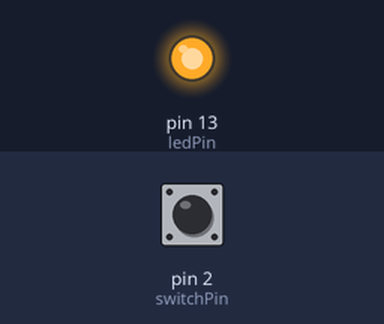
This sketch was run on a simulated Arduino Uno, built with avr-gcc and run on an emulated ATmega328P. Shown: output pins drawn as LEDs (lit = HIGH). Inputs (shaded band) come from the test bench; at power-on: pin 2 (switchPin) HIGH.

Above: at 1.2 s.
1.3 s: pin 2 (switchPin) pulled LOW for 0.15 s
At 2.1 s:
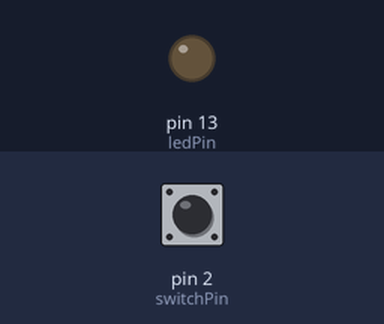
2.9 s: pin 2 (switchPin) pulled LOW for 1 s
At 4.3 s:
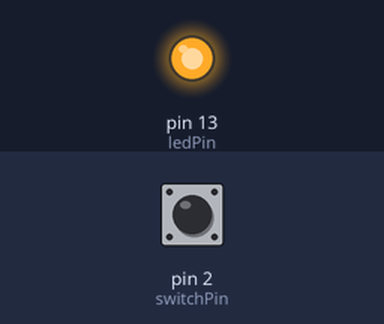
5.4 s: pin 2 (switchPin) pulled LOW for 3.2 s
At 9.2 s:
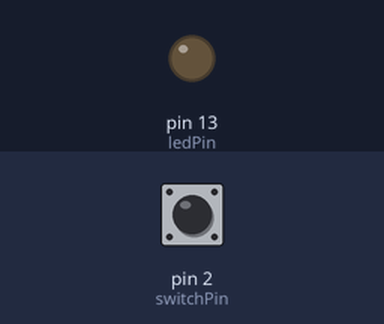
Timing chart, 0 to 10.7 s (numbered marks = the images above; inputs shaded):
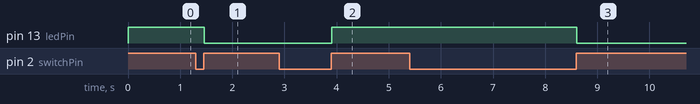

The sketch:

Ch5Projtoggle_060520.ino
```cpp
const int switchPin = 2;
const int ledPin = 13;

int state;
int lastState;
int ledState;

 void setup() {
  // put your setup code here, to run once:
  pinMode(ledPin, OUTPUT);
  pinMode(switchPin, INPUT);  //pinMode declarations
 }

void loop() {
  // put your main code here, to run repeatedly:
  state = digitalRead(switchPin);
  if (state != lastState) {  //if the variable state is different from 'last state'
    if (state == HIGH) { //if the value of 'state' is high..
      if (ledState == HIGH) ledState = LOW; //assign  ledState LOW if it is HIGH
      else ledState = HIGH; // else, ledState is high.
       }
       lastState = state; // assign the variable lastState the value of State
  }
digitalWrite(ledPin, ledState);  //assign ledPin the value of ledState
delay(20);
}
```

Measured:
- after the input at 1.3 s, pin 13 (ledPin): HIGH → LOW after 0.16 s
- after the input at 2.9 s, pin 13 (ledPin): LOW → HIGH after 1.0 s
- after the input at 5.4 s, pin 13 (ledPin): HIGH → LOW after 3.2 s
